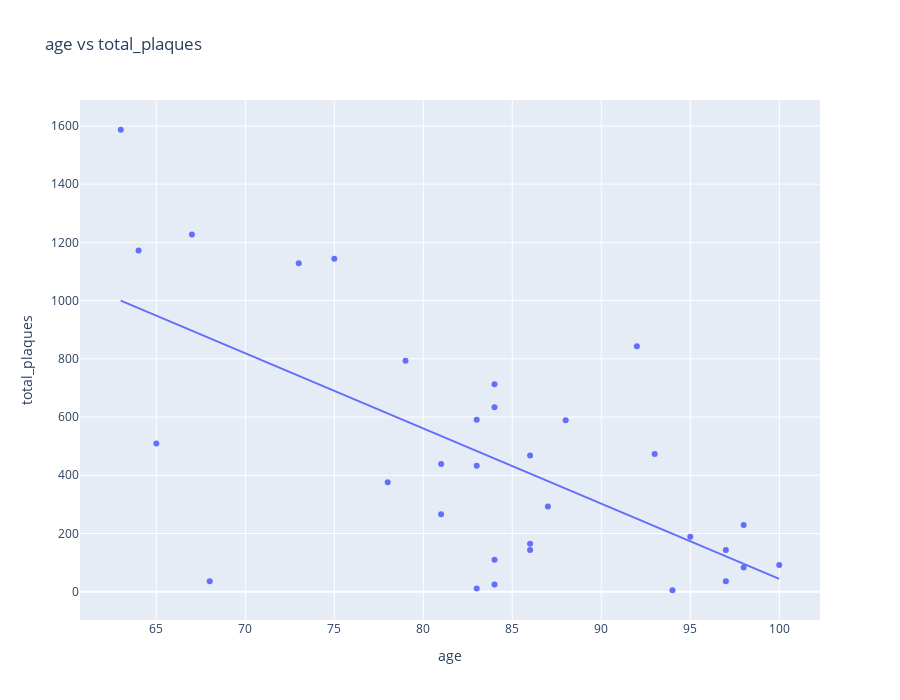

Source (notebook cell):
### Markdown cell above
## Correlation with Age

### Code cell
df = plaque_counts_merged
val_y = "total_plaques"
val_x= "age"
title = val_x + " vs " + val_y


fig = px.scatter(df, x=val_x, y=val_y, trendline="ols", title=title)
#trendline="ols",
fig.update_layout(height = 700, width = 900)
fig.show()

#results = px.get_trendline_results(fig)
#print(results.sumaary())

output = sm.OLS(df[val_y], df[val_x]).fit() 
print(output.summary())

### Figure 1 — Plotly figure (JSON) as saved in the notebook; plotly's stock layout.template omitted (floating-point values rounded to 4 significant figures)
{"data": [{"hovertemplate": "age=%{x}<br>total_plaques=%{y}<extra></extra>", "legendgroup": "", "marker": {"color": "#636efa", "symbol": "circle"}, "mode": "markers", "name": "", "orientation": "v", "showlegend": false, "type": "scatter", "x": [68, 86, 97, 98, 97, 84, 83, 75, 65, 88, 81, 83, 100, 95, 63, 73, 84, 92, 86, 67, 94, 64, 78, 93, 86, 81, 84, 79, 98, 84, 83, 87], "xaxis": "x", "y": [36, 143, 36, 229, 143, 634, 433, 1144, 509, 589, 439, 11, 92, 189, 1587, 1128, 25, 843, 165, 1227, 5, 1172, 376, 473, 468, 266, 110, 793, 83, 713, 591, 293], "yaxis": "y"}, {"hovertemplate": "<b>OLS trendline</b><br>total_plaques = -25.8409 * age + 2627.98<br>R<sup>2</sup>=0.413759<br><br>age=%{x}<br>total_plaques=%{y} <b>(trend)</b><extra></extra>", "legendgroup": "", "marker": {"color": "#636efa", "symbol": "circle"}, "mode": "lines", "name": "", "showlegend": false, "type": "scatter", "x": [63, 64, 65, 67, 68, 73, 75, 78, 79, 81, 81, 83, 83, 83, 84, 84, 84, 84, 86, 86, 86, 87, 88, 92, 93, 94, 95, 97, 97, 98, 98, 100], "xaxis": "x", "y": [1000.0, 974.2, 948.3, 896.6, 870.8, 741.6, 689.9, 612.4, 586.5, 534.9, 534.9, 483.2, 483.2, 483.2, 457.3, 457.3, 457.3, 457.3, 405.7, 405.7, 405.7, 379.8, 354.0, 250.6, 224.8, 198.9, 173.1, 121.4, 121.4, 95.57, 95.57, 43.89], "yaxis": "y"}], "layout": {"height": 700, "legend": {"tracegroupgap": 0}, "title": {"text": "age vs total_plaques"}, "width": 900, "xaxis": {"anchor": "y", "domain": [0, 1], "title": {"text": "age"}}, "yaxis": {"anchor": "x", "domain": [0, 1], "title": {"text": "total_plaques"}}}}
